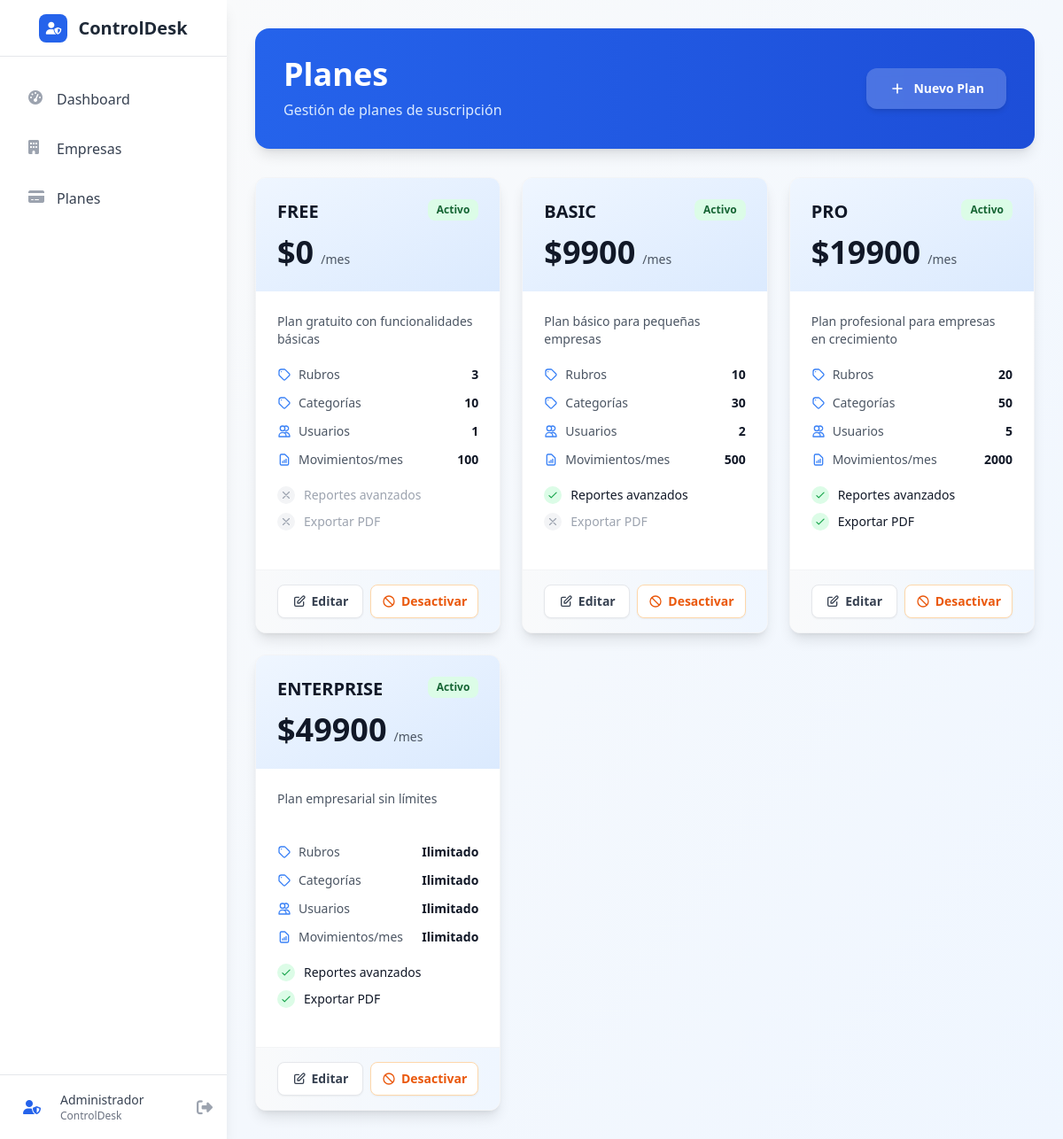
Screenshot of /admin/planes (signed in) with the database file from the repository.
### app/models/plan.py (models this page shows, shortened)
class Plan(db.Model):
    __tablename__ = 'planes'
    id = db.Column(db.Integer, primary_key=True)
    nombre = db.Column(db.String(50), unique=True, nullable=False)  # FREE, BASIC, PRO, ENTERPRISE
    descripcion = db.Column(db.String(200), nullable=True)
    precio_mensual = db.Column(db.Float, default=0.0)
    activo = db.Column(db.Boolean, default=True)
    max_rubros = db.Column(db.Integer, default=3)  # Límite de rubros
    max_categorias = db.Column(db.Integer, default=10)  # Límite de categorías
    max_usuarios = db.Column(db.Integer, default=1)  # Límite de usuarios
    max_movimientos_mensuales = db.Column(db.Integer, default=100)  # Límite de movimientos mensuales
    acceso_reportes_avanzados = db.Column(db.Boolean, default=False)  # Acceso a reportes avanzados
    acceso_export_pdf = db.Column(db.Boolean, default=False)  # Acceso a exportar PDF
    fecha_creacion = db.Column(db.DateTime, nullable=False, default=datetime.utcnow)
    empresas = db.relationship('Empresa', backref='plan', lazy=True)
    def to_dict(self):
        return {
            'id': self.id,
            'nombre': self.nombre,
            'descripcion': self.descripcion,
            'precio_mensual': self.precio_mensual,
            'activo': self.activo,
            'max_rubros': self.max_rubros,
            'max_categorias': self.max_categorias,
            'max_usuarios': self.max_usuarios,
            'max_movimientos_mensuales': self.max_movimientos_mensuales,
            'acceso_reportes_avanzados': self.acceso_reportes_avanzados,
            'acceso_export_pdf': self.acceso_export_pdf,
            'fecha_creacion': self.fecha_creacion.isoformat() if self.fecha_creacion else None
        }

### app/routes/admin.py (the view)
@admin_bp.route('/planes')
@admin_required
def planes_list():
    plans = AdminService.get_planes_list()
    return render_template('admin/planes.html', plans=plans)

### app/models/user.py (called while the page is built)
    def is_admin(self):
        return self.role == 'ADMIN'

### app/services/admin_service.py (called while the page is built)
    @staticmethod
    def get_planes_list():
        planes = Plan.query.all()
        return [plan.to_dict() for plan in planes]

### app/templates/admin/planes.html (shortened to what this page needs)
{% extends "base_admin.html" %}
{% block content %}
<div class="min-h-screen bg-gradient-to-br from-gray-50 to-blue-50 p-4 sm:p-6 lg:p-8">
    <div class="mb-6 sm:mb-8">
        <div class="bg-gradient-to-r from-blue-600 to-blue-700 rounded-2xl p-6 sm:p-8 shadow-lg">
            <div class="flex flex-col sm:flex-row sm:items-center sm:justify-between">
                <div>
                    <h1 class="text-2xl sm:text-3xl lg:text-4xl font-bold text-white">Planes</h1>
                    <p class="mt-2 text-sm sm:text-base text-blue-100">Gestión de planes de suscripción</p>
                </div>
                <div class="mt-4 sm:mt-0">
                    <a href="{{ url_for('admin.planes_create') }}" class="inline-flex items-center px-4 sm:px-6 py-2 sm:py-3 border border-transparent rounded-xl shadow-md text-sm font-semibold text-white bg-white/20 hover:bg-white/30 transition-all duration-300 backdrop-blur-sm">
                        <svg class="h-5 w-5 mr-2" fill="none" stroke="currentColor" viewBox="0 0 24 24">
                            <path stroke-linecap="round" stroke-linejoin="round" stroke-width="2" d="M12 6v6m0 0v6m0-6h6m-6 0H6"></path>
                        </svg>
                        Nuevo Plan
                    </a>
                </div>
            </div>
        </div>
    </div>
    <div class="grid grid-cols-1 md:grid-cols-2 lg:grid-cols-3 xl:grid-cols-4 gap-4 sm:gap-6">
        {% for plan in plans %}
        <div class="bg-white rounded-xl shadow-lg hover:shadow-xl transition-all duration-300 transform hover:-translate-y-1 overflow-hidden border border-gray-100 {% if not plan.activo %}opacity-60 grayscale{% endif %}">
            <div class="bg-gradient-to-br from-blue-50 to-blue-100 p-5 sm:p-6">
                <div class="flex justify-between items-start mb-3">
                    <h3 class="text-lg sm:text-xl font-bold text-gray-900">{{ plan.nombre }}</h3>
                    <span class="inline-flex items-center px-2.5 py-1 rounded-lg text-xs font-semibold {% if plan.activo %}bg-green-100 text-green-800{% else %}bg-red-100 text-red-800{% endif %}">
                        {% if plan.activo %}Activo{% else %}Inactivo{% endif %}
                    </span>
                </div>
                <div class="flex items-baseline">
                    <span class="text-3xl sm:text-4xl font-bold text-gray-900">${{ plan.precio_mensual|int }}</span>
                    <span class="ml-2 text-sm text-gray-600">/mes</span>
                </div>
            </div>
            <div class="p-5 sm:p-6">
                <p class="text-sm text-gray-600 mb-5 min-h-[40px]">{{ plan.descripcion or 'Sin descripción' }}</p>
                <div class="space-y-3 mb-5">
                    <div class="flex justify-between items-center text-sm">
                        <div class="flex items-center text-gray-600">
                            <svg class="h-4 w-4 mr-2 text-blue-500" fill="none" stroke="currentColor" viewBox="0 0 24 24">
                                <path stroke-linecap="round" stroke-linejoin="round" stroke-width="2" d="M7 7h.01M7 3h5c.512 0 1.024.195 1.414.586l7 7a2 2 0 010 2.828l-7 7a2 2 0 01-2.828 0l-7-7A1.994 1.994 0 013 12V7a4 4 0 014-4z"></path>
                            </svg>
                            Rubros
                        </div>
                        <span class="font-semibold text-gray-900">{{ plan.max_rubros if plan.max_rubros != -1 else 'Ilimitado' }}</span>
                    </div>
                    <div class="flex justify-between items-center text-sm">
                        <div class="flex items-center text-gray-600">
                            <svg class="h-4 w-4 mr-2 text-blue-500" fill="none" stroke="currentColor" viewBox="0 0 24 24">
                                <path stroke-linecap="round" stroke-linejoin="round" stroke-width="2" d="M7 7h.01M7 3h5c.512 0 1.024.195 1.414.586l7 7a2 2 0 010 2.828l-7 7a2 2 0 01-2.828 0l-7-7A1.994 1.994 0 013 12V7a4 4 0 014-4z"></path>
                            </svg>
                            Categorías
                        </div>
                        <span class="font-semibold text-gray-900">{{ plan.max_categorias if plan.max_categorias != -1 else 'Ilimitado' }}</span>
                    </div>
                    <div class="flex justify-between items-center text-sm">
                        <div class="flex items-center text-gray-600">
                            <svg class="h-4 w-4 mr-2 text-blue-500" fill="none" stroke="currentColor" viewBox="0 0 24 24">
                                <path stroke-linecap="round" stroke-linejoin="round" stroke-width="2" d="M12 4.354a4 4 0 110 5.292M15 21H3v-1a6 6 0 0112 0v1zm0 0h6v-1a6 6 0 00-9-5.197M13 7a4 4 0 11-8 0 4 4 0 018 0z"></path>
                            </svg>
                            Usuarios
                        </div>
                        <span class="font-semibold text-gray-900">{{ plan.max_usuarios if plan.max_usuarios != -1 else 'Ilimitado' }}</span>
                    </div>
                    <div class="flex justify-between items-center text-sm">
                        <div class="flex items-center text-gray-600">
                            <svg class="h-4 w-4 mr-2 text-blue-500" fill="none" stroke="currentColor" viewBox="0 0 24 24">
                                <path stroke-linecap="round" stroke-linejoin="round" stroke-width="2" d="M9 17v-2m3 2v-4m3 4v-6m2 10H7a2 2 0 01-2-2V5a2 2 0 012-2h5.586a1 1 0 01.707.293l5.414 5.414a1 1 0 01.293.707V19a2 2 0 01-2 2z"></path>
                            </svg>
                            Movimientos/mes
                        </div>
                        <span class="font-semibold text-gray-900">{{ plan.max_movimientos_mensuales if plan.max_movimientos_mensuales != -1 else 'Ilimitado' }}</span>
                    </div>
                </div>
                <div class="space-y-2.5 mb-5">
                    <div class="flex items-center">
                        {% if plan.acceso_reportes_avanzados %}
                        <div class="flex-shrink-0 h-5 w-5 rounded-full bg-green-100 flex items-center justify-center mr-2.5">
                            <svg class="h-3.5 w-3.5 text-green-600" fill="none" stroke="currentColor" viewBox="0 0 24 24">
                                <path stroke-linecap="round" stroke-linejoin="round" stroke-width="2" d="M5 13l4 4L19 7"></path>
                            </svg>
                        </div>
                        <span class="text-sm font-medium text-gray-900">Reportes avanzados</span>
                        {% else %}
                        <div class="flex-shrink-0 h-5 w-5 rounded-full bg-gray-100 flex items-center justify-center mr-2.5">
                            <svg class="h-3.5 w-3.5 text-gray-400" fill="none" stroke="currentColor" viewBox="0 0 24 24">
                                <path stroke-linecap="round" stroke-linejoin="round" stroke-width="2" d="M6 18L18 6M6 6l12 12"></path>
                            </svg>
                        </div>
                        <span class="text-sm text-gray-400">Reportes avanzados</span>
                        {% endif %}
                    </div>
                    <div class="flex items-center">
                        {% if plan.acceso_export_pdf %}
                        <div class="flex-shrink-0 h-5 w-5 rounded-full bg-green-100 flex items-center justify-center mr-2.5">
                            <svg class="h-3.5 w-3.5 text-green-600" fill="none" stroke="currentColor" viewBox="0 0 24 24">
                                <path stroke-linecap="round" stroke-linejoin="round" stroke-width="2" d="M5 13l4 4L19 7"></path>
                            </svg>
                        </div>
                        <span class="text-sm font-medium text-gray-900">Exportar PDF</span>
                        {% else %}
                        <div class="flex-shrink-0 h-5 w-5 rounded-full bg-gray-100 flex items-center justify-center mr-2.5">
                            <svg class="h-3.5 w-3.5 text-gray-400" fill="none" stroke="currentColor" viewBox="0 0 24 24">
                                <path stroke-linecap="round" stroke-linejoin="round" stroke-width="2" d="M6 18L18 6M6 6l12 12"></path>
                            </svg>
                        </div>
                        <span class="text-sm text-gray-400">Exportar PDF</span>
                        {% endif %}
                    </div>
                </div>
            </div>
            <div class="bg-gradient-to-r from-gray-50 to-blue-50 px-5 sm:px-6 py-4 border-t border-gray-100">
                <div class="flex gap-2">
                    <a href="{{ url_for('admin.planes_edit', plan_id=plan.id) }}" class="flex-1 inline-flex items-center justify-center px-3 py-2 border border-gray-200 rounded-lg shadow-sm text-xs sm:text-sm font-semibold text-gray-700 bg-white hover:border-blue-300 hover:bg-blue-50 transition-all duration-200">
                        <svg class="h-4 w-4 mr-1.5" fill="none" stroke="currentColor" viewBox="0 0 24 24">
                            <path stroke-linecap="round" stroke-linejoin="round" stroke-width="2" d="M11 5H6a2 2 0 00-2 2v11a2 2 0 002 2h11a2 2 0 002-2v-5m-1.414-9.414a2 2 0 112.828 2.828L11.828 15H9v-2.828l8.586-8.586z"></path>
                        </svg>
                        Editar
                    </a>
                    {% if plan.activo %}
                    <form action="{{ url_for('admin.planes_toggle', plan_id=plan.id) }}" method="POST" class="flex-1" onsubmit="return confirm('¿Está seguro de desactivar este plan?')">
                        <button type="submit" class="w-full inline-flex items-center justify-center px-3 py-2 border border-orange-200 rounded-lg shadow-sm text-xs sm:text-sm font-semibold text-orange-600 bg-white hover:border-orange-300 hover:bg-orange-50 transition-all duration-200">
                            <svg class="h-4 w-4 mr-1.5" fill="none" stroke="currentColor" viewBox="0 0 24 24">
                                <path stroke-linecap="round" stroke-linejoin="round" stroke-width="2" d="M18.364 18.364A9 9 0 005.636 5.636m12.728 12.728A9 9 0 015.636 5.636m12.728 12.728L5.636 5.636"></path>
                            </svg>
                            Desactivar
                        </button>
                    </form>
                    {% endif %}
                </div>
            </div>
        </div>
        {% endfor %}
    </div>
</div>
{% endblock %}

### rows the page displays
Plan: nombre "FREE", precio_mensual "0", descripcion "Plan gratuito con funcionalidades básicas", max_rubros "3", max_categorias "10", max_usuarios "1", max_movimientos_mensuales "100", shows "Reportes avanzados", shows "Exportar PDF"
Plan: nombre "BASIC", precio_mensual "9900", descripcion "Plan básico para pequeñas empresas", max_rubros "10", max_categorias "30", max_usuarios "2", max_movimientos_mensuales "500", shows "Reportes avanzados", shows "Exportar PDF"
Plan: nombre "PRO", precio_mensual "19900", descripcion "Plan profesional para empresas en crecimiento", max_rubros "20", max_categorias "50", max_usuarios "5", max_movimientos_mensuales "2000", shows "Reportes avanzados", shows "Exportar PDF"
Plan: nombre "ENTERPRISE", precio_mensual "49900", descripcion "Plan empresarial sin límites", max_rubros "Ilimitado", max_categorias "Ilimitado", max_usuarios "Ilimitado", max_movimientos_mensuales "Ilimitado", shows "Reportes avanzados", shows "Exportar PDF"
